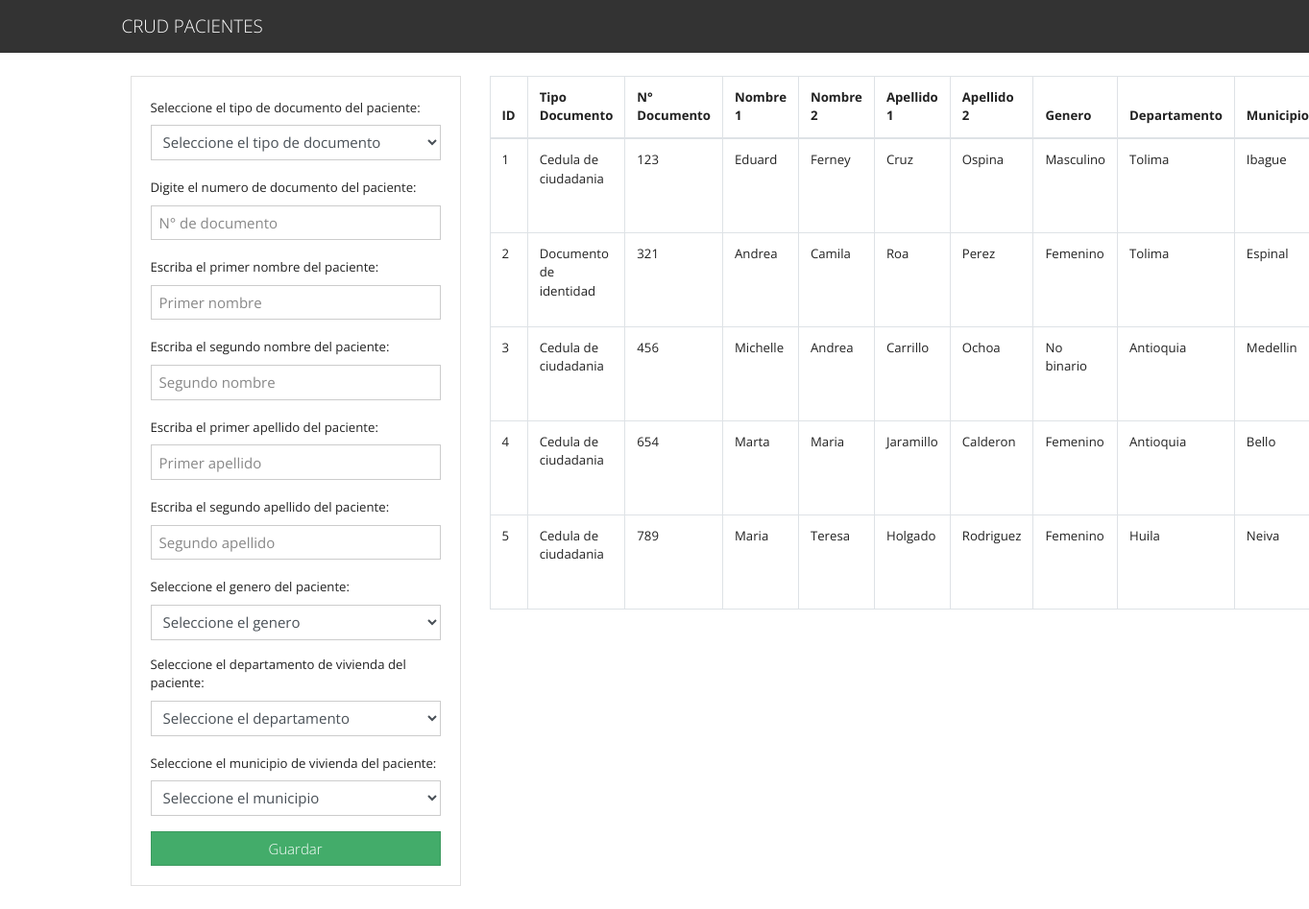
Screenshot of /datos.php with the database file from the repository.
### tables this page shows
CREATE TABLE paciente(id INT(11) NOT NULL AUTO_INCREMENT, tipo_documento_id TINYINT NOT NULL, numero_documento BIGINT NOT NULL, nombre1 VARCHAR(40) NOT NULL, nombre2 VARCHAR(40) NOT NULL, apellido1 VARCHAR(40) NOT NULL, apellido2 VARCHAR(40) NOT NULL, genero_id TINYINT NOT NULL, departamento_id TINYINT NOT NULL, municipio_id INT(11) NOT NULL, PRIMARY KEY(id));

CREATE TABLE tipos_documento(id TINYINT NOT NULL AUTO_INCREMENT, nombre VARCHAR(40) NOT NULL, PRIMARY KEY(id));

CREATE TABLE genero(id TINYINT NOT NULL AUTO_INCREMENT, nombre VARCHAR(40) NOT NULL, PRIMARY KEY(id));

CREATE TABLE departamentos(id TINYINT NOT NULL AUTO_INCREMENT, nombre VARCHAR(40) NOT NULL, PRIMARY KEY(id));

CREATE TABLE municipios(id INT(11) NOT NULL AUTO_INCREMENT, departamento_id TINYINT NOT NULL, nombre VARCHAR(40) NOT NULL, PRIMARY KEY(id));

### datos.php (the view, shortened to what this page needs)
<?php include("bd.php"); ?>
<?php include('includes/header.php'); ?>
    <main class="container p-4">
    <div class="row">
    <div class="col-md-4">
    <div class="card card-body">
        <form action="./crud/agregar.php" method="POST">
            <div class="form-group">
                <label for="tipo_documento">Seleccione el tipo de documento del paciente:</label>
                <select name="tipo_documento" class="form-control" id="tipo_documento" required>
                    <option value="0">Seleccione el tipo de documento</option>
                </select>
            </div>
            <div class="form-group">
                <label for="num_documento">Digite el numero de documento del paciente:</label>
                <input type="text" name="num_documento" class="form-control" placeholder="N° de documento" autofocus required>
            </div>
            <div class="form-group">
                <label for="nombre1">Escriba el primer nombre del paciente:</label>
                <input name="nombre1" class="form-control" placeholder="Primer nombre" required></input>
            </div>
            <div class="form-group">
                <label for="nombre2">Escriba el segundo nombre del paciente:</label>
                <input name="nombre2" class="form-control" placeholder="Segundo nombre" required></input>
            </div>
            <div class="form-group">
                <label for="apellido1">Escriba el primer apellido del paciente:</label>
                <input name="apellido1" class="form-control" placeholder="Primer apellido" required></input>
            </div>
            <div class="form-group">
                <label for="apellido2">Escriba el segundo apellido del paciente:</label>
                <input name="apellido2" class="form-control" placeholder="Segundo apellido" required></input>
            </div>
            <div class="form-group">
                <label for="genero">Seleccione el genero del paciente:</label>
                <select name="genero" class="form-control" id="genero" required>
                    <option value="0">Seleccione el genero</option>
                </select>
            </div>
            <div class="form-group">
                <label for="departamento">Seleccione el departamento de vivienda del paciente:</label>
                <select name="departamento" class="form-control" id="departamento" onchange="rellenar_municipios();" required>
                    <option value="0">Seleccione el departamento</option>
                </select>
            </div>
            <div class="form-group" id="municipios">
                <label for="municipio">Seleccione el municipio de vivienda del paciente:</label>
                <select name="municipio" id="municipio" class="form-control" required>
                    <option value="0">Seleccione el municipio</option>
                </select>
            </div>
                <input type="submit" name="save_pacient" class="btn btn-success btn-block" value="Guardar" onclick="validar_cbx();">
        </form>
    </div>
    </div>
    <div class="col-md-8">
        <table class="table table-bordered">
        <thead>
            <tr>
                <th>ID</th>
                <th>Tipo Documento</th>
                <th>N° Documento</th>
                <th>Nombre 1</th>
                <th>Nombre 2</th>
                <th>Apellido 1</th>
                <th>Apellido 2</th>
                <th>Genero</th>
                <th>Departamento</th>
                <th>Municipio</th>
            </tr>
        </thead>
        <tbody>
        <?php
        $query = "SELECT paciente.id, tipos_documento.nombre AS td_nom, numero_documento, nombre1, nombre2, apellido1, apellido2, genero.nombre as gen_nom, departamentos.nombre as dep_nom, municipios.nombre FROM paciente
                    INNER JOIN tipos_documento ON paciente.tipo_documento_id = tipos_documento.id
                    INNER JOIN genero ON paciente.genero_id = genero.id
                    INNER JOIN departamentos ON paciente.departamento_id = departamentos.id
                    INNER JOIN municipios ON paciente.municipio_id = municipios.id
                    ORDER BY paciente.id ASC";
        $result_tasks = mysqli_query($conn, $query);
        while($row = mysqli_fetch_assoc($result_tasks)) { ?>
        <tr>
            <td><?php echo $row['id']; ?></td>
            <td><?php echo $row['td_nom']; ?></td>
            <td><?php echo $row['numero_documento']; ?></td>
            <td><?php echo $row['nombre1']; ?></td>
            <td><?php echo $row['nombre2']; ?></td>
            <td><?php echo $row['apellido1']; ?></td>
            <td><?php echo $row['apellido2']; ?></td>
            <td><?php echo $row['gen_nom']; ?></td>
            <td><?php echo $row['dep_nom']; ?></td>
            <td><?php echo $row['nombre']; ?></td>
        </tr>
        <?php } ?>
        </tbody>
    </table>
    </div>
</div>
</main>
<?php include('includes/footer.php'); ?>

### includes/header.php (shortened to what this page needs)
<!DOCTYPE html>
<html lang="es">
    <head>
    <link rel="stylesheet" href="https://bootswatch.com/4/yeti/bootstrap.min.css">
    <link rel="stylesheet" href="https://use.fontawesome.com/releases/v5.6.3/css/all.css">
    </head>
    <body>
    <nav class="navbar navbar-dark bg-dark">
        <div class="container">
        <a class="navbar-brand" href="./datos.php">CRUD PACIENTES</a>
        </div>
    </nav>

### includes/footer.php (shortened to what this page needs)
</body>
</html>

### rows the page displays
paciente: id "1", tipo_documento.nombre "Cedula de ciudadania", numero_documento "123", nombre1 "Eduard", nombre2 "Ferney", apellido1 "Cruz", apellido2 "Ospina", genero.nombre "Masculino", departamento.nombre "Tolima", municipio.nombre "Ibague"
paciente: id "2", tipo_documento.nombre "Documento de identidad", numero_documento "321", nombre1 "Andrea", nombre2 "Camila", apellido1 "Roa", apellido2 "Perez", genero.nombre "Femenino", departamento.nombre "Tolima", municipio.nombre "Espinal"
paciente: id "3", tipo_documento.nombre "Cedula de ciudadania", numero_documento "456", nombre1 "Michelle", nombre2 "Andrea", apellido1 "Carrillo", apellido2 "Ochoa", genero.nombre "No binario", departamento.nombre "Antioquia", municipio.nombre "Medellin"
paciente: id "4", tipo_documento.nombre "Cedula de ciudadania", numero_documento "654", nombre1 "Marta", nombre2 "Maria", apellido1 "Jaramillo", apellido2 "Calderon", genero.nombre "Femenino", departamento.nombre "Antioquia", municipio.nombre "Bello"
paciente: id "5", tipo_documento.nombre "Cedula de ciudadania", numero_documento "789", nombre1 "Maria", nombre2 "Teresa", apellido1 "Holgado", apellido2 "Rodriguez", genero.nombre "Femenino", departamento.nombre "Huila", municipio.nombre "Neiva"
